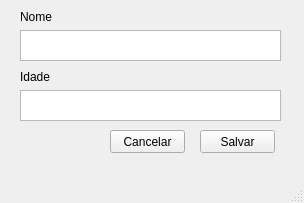
<?xml version="1.0" encoding="UTF-8"?>
<ui version="4.0">
 <class>CadastroHospede</class>
 <widget class="QMainWindow" name="CadastroHospede">
  <property name="geometry">
   <rect>
    <x>0</x>
    <y>0</y>
    <width>304</width>
    <height>203</height>
   </rect>
  </property>
  <property name="windowTitle">
   <string>MainWindow</string>
  </property>
  <widget class="QWidget" name="centralwidget">
   <widget class="QPlainTextEdit" name="nameText">
    <property name="geometry">
     <rect>
      <x>20</x>
      <y>30</y>
      <width>261</width>
      <height>31</height>
     </rect>
    </property>
   </widget>
   <widget class="QPlainTextEdit" name="ageText">
    <property name="geometry">
     <rect>
      <x>20</x>
      <y>90</y>
      <width>261</width>
      <height>31</height>
     </rect>
    </property>
   </widget>
   <widget class="QLabel" name="label">
    <property name="geometry">
     <rect>
      <x>20</x>
      <y>10</y>
      <width>47</width>
      <height>13</height>
     </rect>
    </property>
    <property name="text">
     <string>Nome</string>
    </property>
   </widget>
   <widget class="QLabel" name="label_2">
    <property name="geometry">
     <rect>
      <x>20</x>
      <y>70</y>
      <width>47</width>
      <height>13</height>
     </rect>
    </property>
    <property name="text">
     <string>Idade</string>
    </property>
   </widget>
   <widget class="QPushButton" name="okButton">
    <property name="geometry">
     <rect>
      <x>200</x>
      <y>130</y>
      <width>75</width>
      <height>23</height>
     </rect>
    </property>
    <property name="text">
     <string>Salvar</string>
    </property>
   </widget>
   <widget class="QPushButton" name="cancelButton">
    <property name="geometry">
     <rect>
      <x>110</x>
      <y>130</y>
      <width>75</width>
      <height>23</height>
     </rect>
    </property>
    <property name="text">
     <string>Cancelar</string>
    </property>
   </widget>
  </widget>
  <widget class="QMenuBar" name="menubar">
   <property name="geometry">
    <rect>
     <x>0</x>
     <y>0</y>
     <width>304</width>
     <height>21</height>
    </rect>
   </property>
  </widget>
  <widget class="QStatusBar" name="statusbar"/>
 </widget>
 <resources/>
 <connections/>
</ui>
